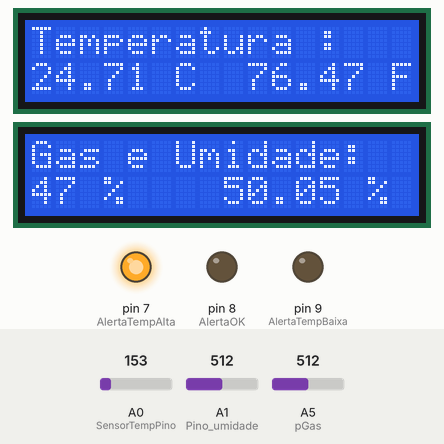
Bench run of a sketch on a simulated Arduino Uno, built with avr-gcc and run on an emulated ATmega328P. Shown: 2 × 16×2 character LCD, output pins drawn as LEDs (lit = HIGH). The test bench sets the inputs (shaded band); at power-on: A5 (pGas) = 512, A0 (SensorTempPino) = 153, A1 (Pino_umidade) = 512. What the sketch prints to the serial monitor is not drawn.

Above: at 1.3 s.
1.4 s: A5 (pGas) set to 357
At 10.5 s:
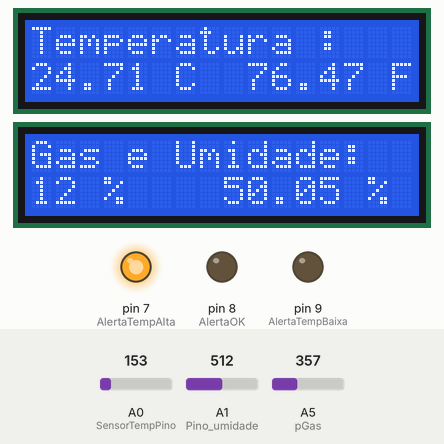
11.7 s: A5 (pGas) set to 332
At 20.8 s:
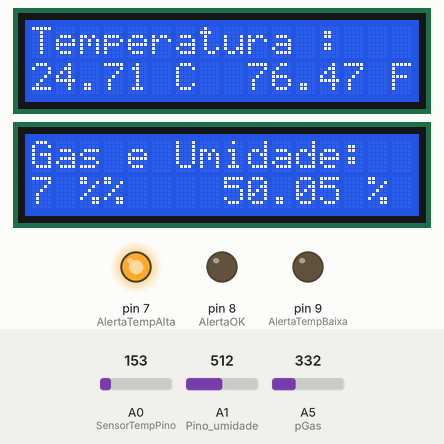
21.8 s: A0 (SensorTempPino) set to 129
At 31.2 s:
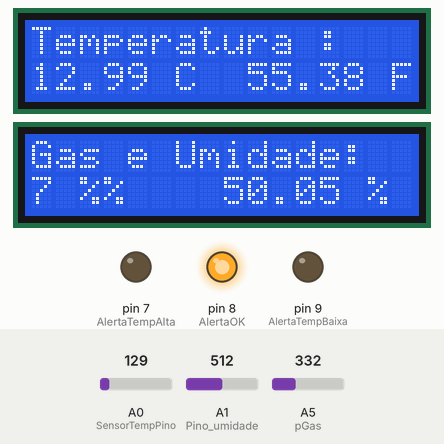
32.0 s: A1 (Pino_umidade) set to 716
At 41.4 s:
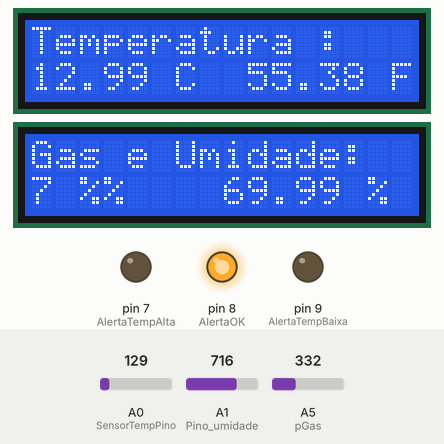
42.1 s: A5 (pGas) set to 511
At 51.7 s:
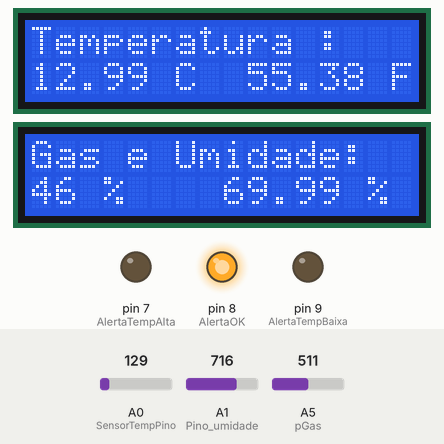
52.2 s: A0 (SensorTempPino) set to 133
At 62.0 s:
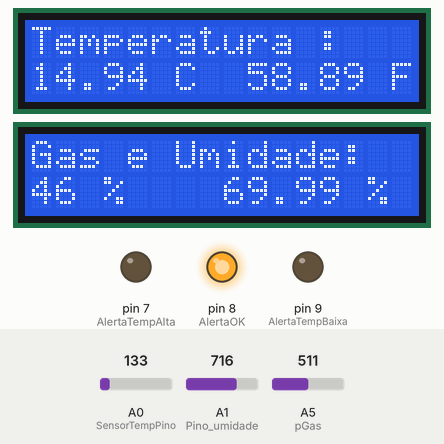
Timing chart, 0 to 63.3 s (numbered marks = the images above; inputs shaded):
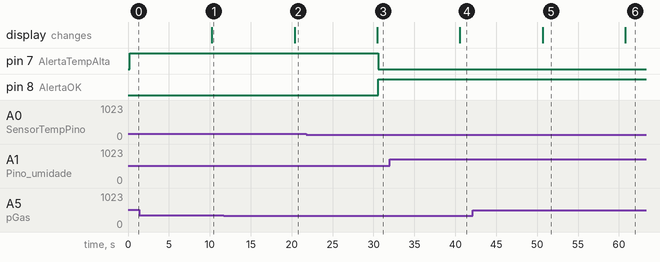

The sketch:

Program_Code.ino
```cpp
#include <LiquidCrystal.h>

#define pGas A5

LiquidCrystal lcd1(12, 11, 5, 4, 3, 2);
LiquidCrystal lcd2(12, 6, 5, 4, 3, 2);
int Pino_umidade=A1;
int SensorTempPino=A0;
int AlertaTempBaixa=9;
int AlertaOK=8;
int AlertaTempAlta=7;
int TempBaixa=0;
int TempAlta=19;

void setup() {
  	pinMode(AlertaTempBaixa, OUTPUT);
    pinMode(AlertaOK, OUTPUT);
	pinMode(AlertaTempAlta, OUTPUT);
	lcd1.begin(16,2);
	lcd1.print("Temperatura :");
	lcd1.setCursor(0,1);
	lcd1.print("      C        F");
    Serial.begin(9600);
    lcd2.begin(16,2);
    lcd2.clear();
    lcd2.setCursor(0,0);
    lcd2.print("Gas e Umidade:");
}

void loop() {
	int SensorTempTensao=analogRead(SensorTempPino);
	float Tensao=SensorTempTensao*5;
	Tensao/=1024;
	float TemperaturaC=(Tensao-0.5)*100;
	float TemperaturaF=(TemperaturaC*9/5)+32;
  	lcd1.setCursor(0,1);
	lcd1.print(TemperaturaC);
	lcd1.setCursor(9,1);
   	lcd1.print(TemperaturaF);
    int sinalGas=analogRead(pGas);
    sinalGas=map(sinalGas,300,750,0,100);
    float umidade = analogRead(Pino_umidade);
    umidade = (umidade/1023);
    umidade = umidade*100;
    lcd2.setCursor(0,1);
    lcd2.print(sinalGas);
    lcd2.print(" %");
    lcd2.setCursor(8,1);
    lcd2.print(umidade);
    lcd2.print(" %   ");
    lcd2.setCursor(0,0);


  delay(100);
  {

  	if (TemperaturaC>=TempAlta) {
      	digitalWrite(AlertaOK,LOW);
  		digitalWrite(AlertaTempBaixa, LOW);
  		digitalWrite(AlertaTempAlta, HIGH);
        Serial.print("ALERTA, A TEMPERATURA ESTA ALTA DEMAIS! \n");
    }
  	else if (TemperaturaC<=TempBaixa){
      	digitalWrite(AlertaOK,LOW);
  		digitalWrite(AlertaTempBaixa, HIGH);
  		digitalWrite(AlertaTempAlta, LOW);
        Serial.print("ALERTA, A TEMPERATURA ESTA BAIXA DEMAIS! \n");
    }
    else{
  		digitalWrite(AlertaTempBaixa, LOW);
  		digitalWrite(AlertaTempAlta, LOW);
        digitalWrite(AlertaOK, HIGH);
        Serial.print("A temperatura esta na faixa recomendada! \n");
        analogRead;
    }
        delay(10000);
}

}
 
```

Measured:
- the behaviour switches between 345 and 344 on A5 (pGas) (found by bisection; images 1 and 2)
- the behaviour switches between 142 and 141 on A0 (SensorTempPino) (found by bisection; images 2 and 3)
- after the input at 1.4 s, the display: changes after 8.8 s (image 1)
- after the input at 11.7 s, the display: changes after 8.6 s (image 2)
- after the input at 21.8 s, pin 7 (AlertaTempAlta): HIGH → LOW after 8.8 s; pin 8 (AlertaOK): LOW → HIGH after 8.8 s; the display: changes after 8.7 s (image 3)
- after the input at 32.0 s, the display: changes after 8.6 s (image 4)
- after the input at 42.1 s, the display: changes after 8.6 s (image 5)
- after the input at 52.2 s, the display: changes after 8.6 s (image 6)
